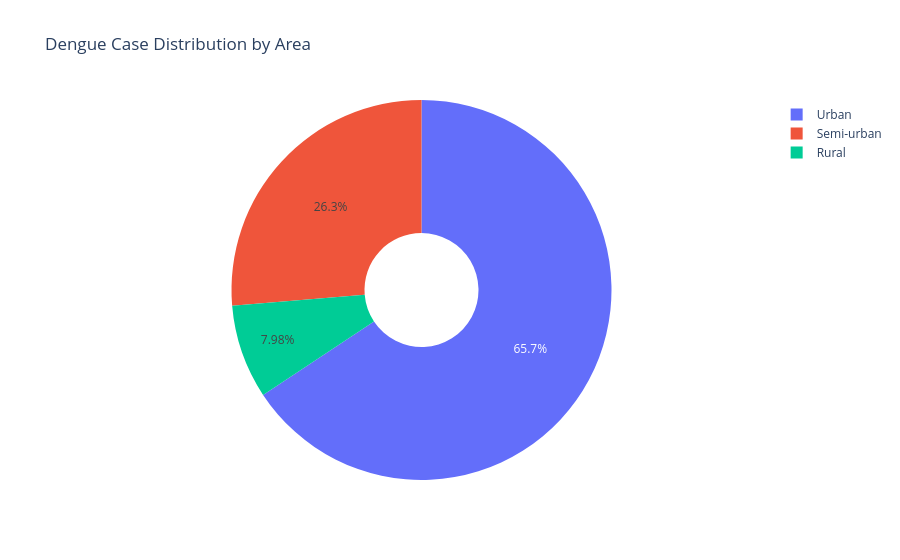

The code cell stored with this chart in its notebook:
### Code cell
# 2. Pie Chart — Distribution of Dengue Cases by Urban/Rural Area

area_cases = df.groupby("Urban_Rural", as_index=False)["Dengue_Cases_2024"].sum()

fig = px.pie(
    area_cases,
    names="Urban_Rural",
    values="Dengue_Cases_2024",
    title="Dengue Case Distribution by Area",
    hole=0.3
)
fig.show()

### Figure 1 — Plotly figure (JSON) as saved in the notebook; plotly's stock layout.template omitted (floating-point values rounded to 4 significant figures)
{"data": [{"domain": {"x": [0, 1], "y": [0, 1]}, "hole": 0.3, "hovertemplate": "Urban_Rural=%{label}<br>Dengue_Cases_2024=%{value}<extra></extra>", "labels": ["Rural", "Semi-urban", "Urban"], "legendgroup": "", "name": "", "showlegend": true, "type": "pie", "values": [269791, 890170, 2220902]}], "layout": {"legend": {"tracegroupgap": 0}, "title": {"text": "Dengue Case Distribution by Area"}}}
